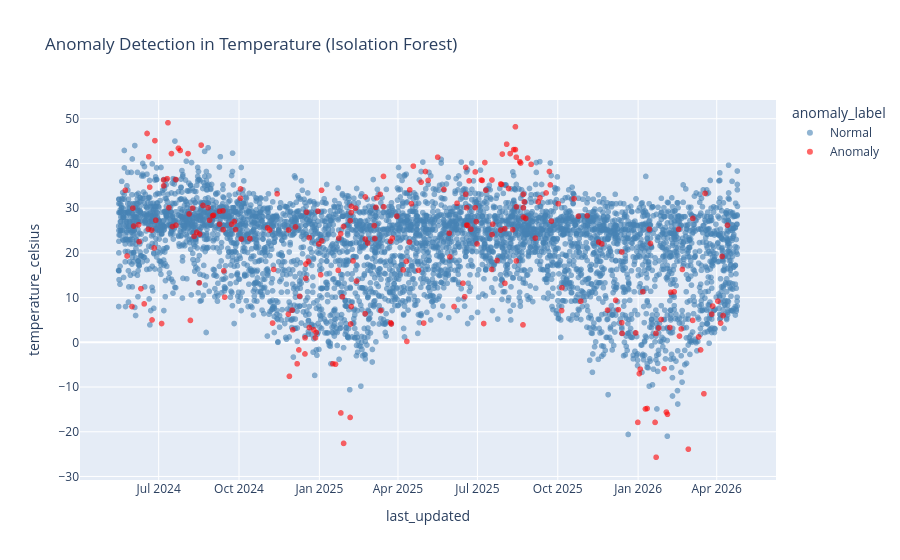

The code cell stored with this chart in its notebook:
### Code cell
features = ['temperature_celsius','humidity','wind_kph',
            'pressure_mb','precip_mm','air_quality_PM2.5']

scaler = StandardScaler()
X_scaled = scaler.fit_transform(df[features])

iso = IsolationForest(contamination=0.05, random_state=42)
df['anomaly'] = iso.fit_predict(X_scaled)
df['anomaly_label'] = df['anomaly'].map({1:'Normal', -1:'Anomaly'})

print(f"Anomalies detected: {(df['anomaly']==-1).sum()} ({(df['anomaly']==-1).mean()*100:.1f}%)")

fig = px.scatter(df.sample(5000), x='last_updated', y='temperature_celsius',
                 color='anomaly_label',
                 color_discrete_map={'Normal':'steelblue','Anomaly':'red'},
                 title='Anomaly Detection in Temperature (Isolation Forest)',
                 opacity=0.6)
fig.show()

### Figure 1 — Plotly figure (JSON) as saved in the notebook; plotly's stock layout.template omitted (floating-point values rounded to 4 significant figures; data arrays with more than 128 entries replaced by an {"elided": "..."} marker saying what was removed)
{"data": [{"hovertemplate": "anomaly_label=Normal<br>last_updated=%{x}<br>temperature_celsius=%{y}<extra></extra>", "legendgroup": "Normal", "marker": {"color": "steelblue", "opacity": 0.6, "symbol": "circle"}, "mode": "markers", "name": "Normal", "showlegend": true, "type": "scattergl", "x": {"elided": "4751 str values"}, "xaxis": "x", "y": {"elided": "4751 float values"}, "yaxis": "y"}, {"hovertemplate": "anomaly_label=Anomaly<br>last_updated=%{x}<br>temperature_celsius=%{y}<extra></extra>", "legendgroup": "Anomaly", "marker": {"color": "red", "opacity": 0.6, "symbol": "circle"}, "mode": "markers", "name": "Anomaly", "showlegend": true, "type": "scattergl", "x": {"elided": "249 str values"}, "xaxis": "x", "y": {"elided": "249 float values"}, "yaxis": "y"}], "layout": {"legend": {"title": {"text": "anomaly_label"}, "tracegroupgap": 0}, "title": {"text": "Anomaly Detection in Temperature (Isolation Forest)"}, "xaxis": {"anchor": "y", "domain": [0, 1], "title": {"text": "last_updated"}}, "yaxis": {"anchor": "x", "domain": [0, 1], "title": {"text": "temperature_celsius"}}}}
